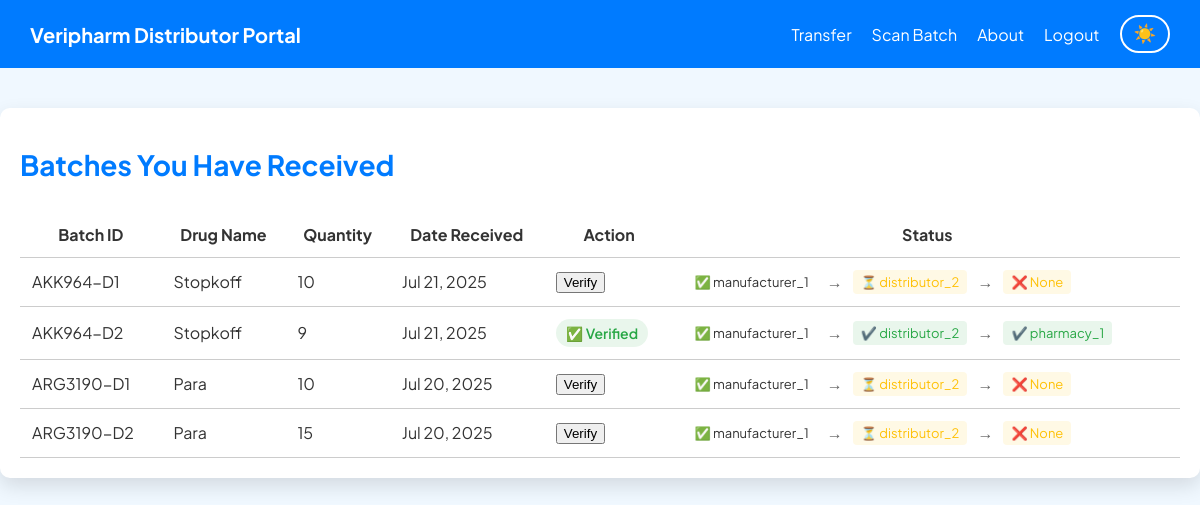
/distributor/dashboard/ (signed in), run on an earlier commit of the app's database.
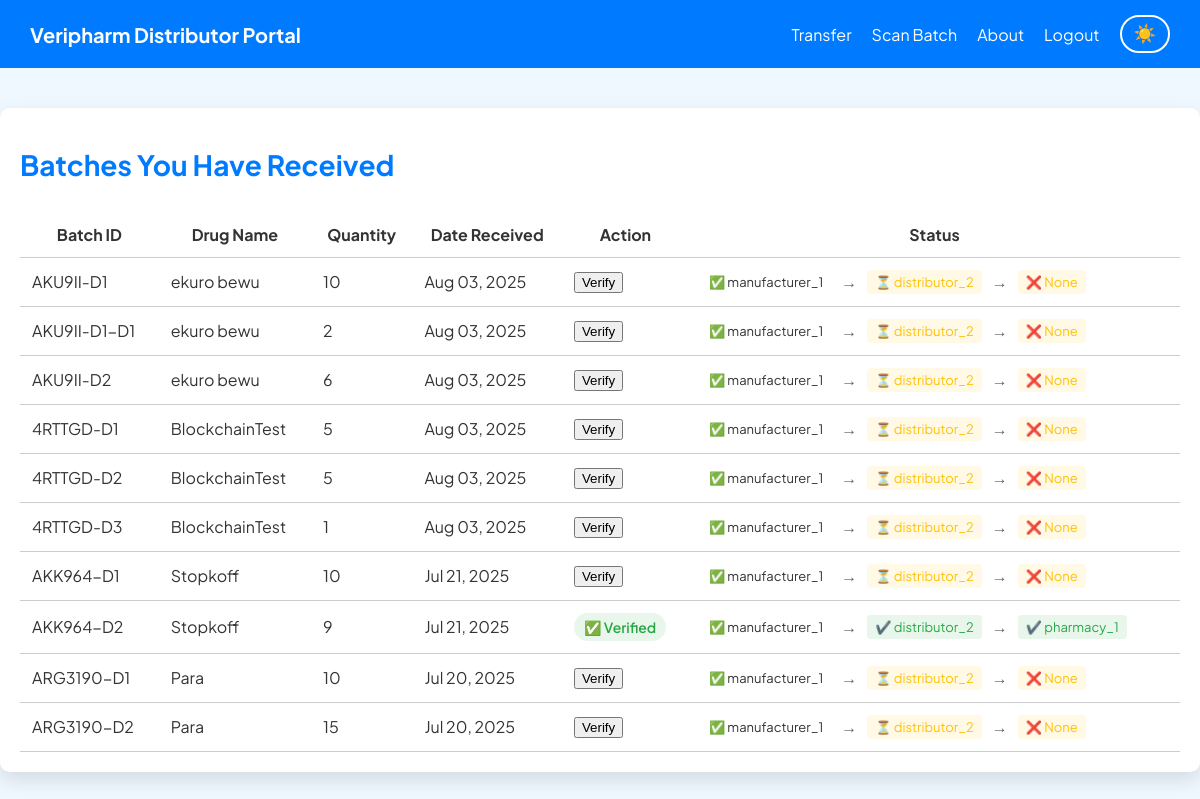
And on a later commit of the database.
### manufacturer/models.py (models this page shows, shortened)
class BatchDistribution(models.Model):
    batch = models.ForeignKey(Batch, on_delete=models.CASCADE)
    distributor = models.ForeignKey(settings.AUTH_USER_MODEL, on_delete=models.CASCADE, limit_choices_to={'role': 'distributor'})
    quantity_sent = models.IntegerField()
    distribution_date = models.DateField(auto_now_add=True)
    verified = models.BooleanField(default=False)

class Batch(models.Model):
    batch_id = models.CharField(max_length=100)
    drug_name = models.CharField(max_length=100)
    drug_category = models.CharField(max_length = 100, default = "unknown")
    manufacturer = models.ForeignKey(settings.AUTH_USER_MODEL, on_delete=models.CASCADE)
    description = models.TextField(max_length=100)
    quantity = models.IntegerField(default=0)
    quantity_left = models.IntegerField(blank=True, null=True)
    manufacture_date = models.DateField()
    expiry_date = models.DateField()
    batch_qr_code = models.ImageField(upload_to='batch_codes/', blank=True, null=True)
    batch_qr_code_string = models.CharField(max_length=255,unique=True)
    parent_batch = models.ForeignKey('self', null=True, blank=True, on_delete=models.SET_NULL, related_name='sub_batches')

### accounts/models.py (models this page shows, shortened)
class CustomUser(AbstractBaseUser, PermissionsMixin):
    ROLE_CHOICES = [
        ('consumer', 'Consumer'),
        ('manufacturer', 'Manufacturer'),
        ('distributor', 'Distributor'),
        ('pharmacist', 'Pharmacist'),
        ('admin', 'Admin'),
    ]
    username = models.CharField(max_length=150, unique=True)
    full_name = models.CharField(max_length=100)
    role = models.CharField(max_length=20, choices=ROLE_CHOICES, default='consumer')
    is_active = models.BooleanField(default=True)
    is_staff = models.BooleanField(default=False)
    date_joined = models.DateTimeField(default=timezone.now)
    objects = CustomUserManager()
    USERNAME_FIELD = 'username'
    REQUIRED_FIELDS = ['full_name', 'role']

### distributor/models.py (models this page shows, shortened)
class PharmacyDistribution(models.Model):
    batch = models.ForeignKey(Batch, on_delete=models.CASCADE)
    distributor = models.ForeignKey(settings.AUTH_USER_MODEL, on_delete=models.CASCADE, limit_choices_to={'role': 'distributor'})
    pharmacy = models.ForeignKey(settings.AUTH_USER_MODEL, on_delete=models.CASCADE, related_name='pharmacy_distributions', limit_choices_to={'role': 'pharmacist'})
    quantity_sent = models.PositiveIntegerField()
    sent_date = models.DateTimeField(auto_now_add=True)
    verified = models.BooleanField(default=False)

### distributor/views.py (the view)
# urls.py: path('dashboard/', views.distributor_dashboard, name='dashboard'),
@login_required
@distributor_required
def distributor_dashboard(request):
    distributions = BatchDistribution.objects.filter(distributor=request.user).order_by('-distribution_date')
    pharmacy_map = {
        pd.batch.id: pd for pd in PharmacyDistribution.objects.filter(distributor=request.user).select_related('pharmacy')
    }
    context = {
        'distributions': distributions,
        'pharmacy_map': pharmacy_map,
    }
    return render(request, 'distributor/dashboard.html', context)

### distributor/templatetags/custom_filters.py (called while the page is built)
@register.filter
def dict_get(d, key):
    return d.get(key)

### distributor/templates/distributor/dashboard.html (shortened to what this page needs)
{% load custom_filters %}
<!DOCTYPE html>
<html lang="en">
<head>
</head>
<body>
  <header>
    <div class="header-title">Veripharm Distributor Portal</div>
    <nav class="header-controls" aria-label="Main navigation">
      <a href="{% url 'distributor:pass_to_pharmacy' %}" class="header-link">Transfer</a>
      <a href="{% url 'distributor:scan_camera' %}" class="header-link scan-btn" aria-label="Scan new batch">Scan Batch</a>
      <a href="{% url 'distributor:about' %}" class="header-link">About</a>
      <a href="{% url 'logout' %}" class="header-link">Logout</a>
      <button class="theme-toggle" onclick="toggleTheme()" aria-label="Toggle theme">☀️</button>
    </nav>
  </header>
  <main class="container">
    <h1>Batches You Have Received</h1>
    {% if distributions %}
    <div class="table-responsive">
      <table class="batch-table">
        <thead>
          <tr>
            <th>Batch ID</th>
            <th>Drug Name</th>
            <th>Quantity</th>
            <th>Date Received</th>
            <th>Action</th>
            <th>Status</th>
          </tr>
        </thead>
        <tbody>
          {% for dist in distributions %}
          <tr>
            <td>{{ dist.batch.batch_id }}</td>
            <td>{{ dist.batch.drug_name }}</td>
            <td>{{ dist.quantity_sent }}</td>
            <td>{{ dist.distribution_date|date:"M d, Y" }}</td>
            <td>
              {% if dist.verified %}
              <span class="status-badge verified" aria-label="Verified batch">✅ Verified</span>
              {% else %}
              <form method="post" action="{% url 'distributor:scan_camera' %}" class="verify-form">
                <button type="submit" class="verify-btn">Verify</button>
              </form>
              {% endif %}
            </td>
            <td>
              <div class="timeline">
                <span class="step manufacturer">✅ {{ dist.batch.manufacturer.username }}</span>
                <span class="arrow">→</span>
                <span class="step {% if dist.verified %}verified{% else %}pending{% endif %}">
                  {% if dist.verified %}✔️{% else %}⏳{% endif %} {{ dist.distributor.username }}
                </span>
                <span class="arrow">→</span>
                {% with pharmacy=pharmacy_map|default_if_none:''|dict_get:dist.batch.id %}
                <span class="step {% if pharmacy and pharmacy.verified %}verified{% else %}pending{% endif %}">
                  {% if pharmacy %}
                    {% if pharmacy.verified %}✔️ {{ pharmacy.pharmacy.username }}{% else %}⏳ {{ pharmacy.pharmacy.username }}{% endif %}
                  {% else %}❌ None{% endif %}
                </span>
                {% endwith %}
              </div>
            </td>
          </tr>
          {% endfor %}
        </tbody>
      </table>
    </div>
    {% else %}
    <div class="empty-state" role="status">You haven't received any batches yet.</div>
    {% endif %}
  </main>
</body>
</html>

What changed in the data, as far as the page shows it:
added BatchDistribution: batch.batch_id "AKU9II-D1", batch.drug_name "ekuro bewu", quantity_sent "10", distribution_date "Aug 03, 2025", verified "Verify", batch.manufacturer.username "manufacturer_1", distributor.username "distributor_2", shows "❌ None"
added BatchDistribution: batch.batch_id "AKU9II-D1-D1", batch.drug_name "ekuro bewu", quantity_sent "2", distribution_date "Aug 03, 2025", verified "Verify", batch.manufacturer.username "manufacturer_1", distributor.username "distributor_2", shows "❌ None"
added BatchDistribution: batch.batch_id "AKU9II-D2", batch.drug_name "ekuro bewu", quantity_sent "6", distribution_date "Aug 03, 2025", verified "Verify", batch.manufacturer.username "manufacturer_1", distributor.username "distributor_2", shows "❌ None"
added BatchDistribution: batch.batch_id "4RTTGD-D1", batch.drug_name "BlockchainTest", quantity_sent "5", distribution_date "Aug 03, 2025", verified "Verify", batch.manufacturer.username "manufacturer_1", distributor.username "distributor_2", shows "❌ None"
added BatchDistribution: batch.batch_id "4RTTGD-D2", batch.drug_name "BlockchainTest", quantity_sent "5", distribution_date "Aug 03, 2025", verified "Verify", batch.manufacturer.username "manufacturer_1", distributor.username "distributor_2", shows "❌ None"
added BatchDistribution: batch.batch_id "4RTTGD-D3", batch.drug_name "BlockchainTest", quantity_sent "1", distribution_date "Aug 03, 2025", verified "Verify", batch.manufacturer.username "manufacturer_1", distributor.username "distributor_2", shows "❌ None"
